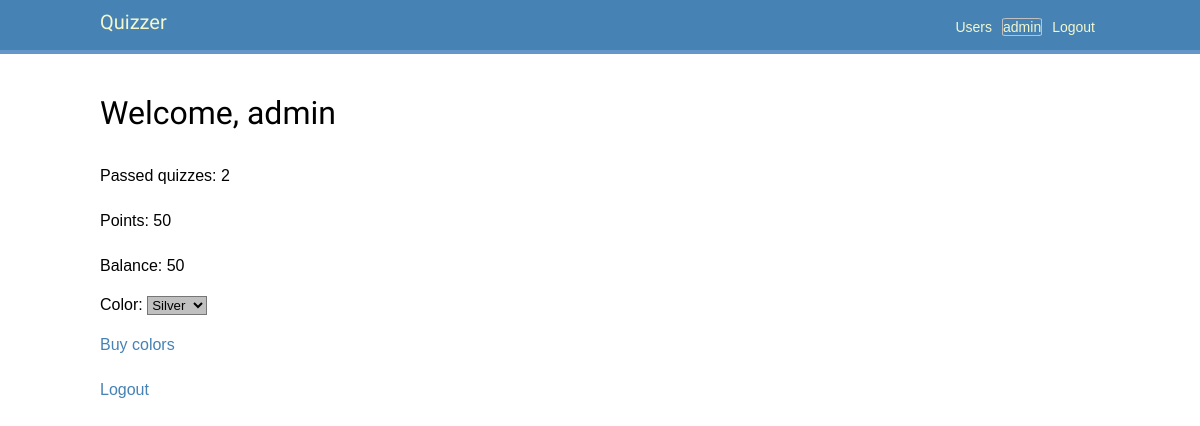
The app's page /users/profile/1 (signed in), older data.
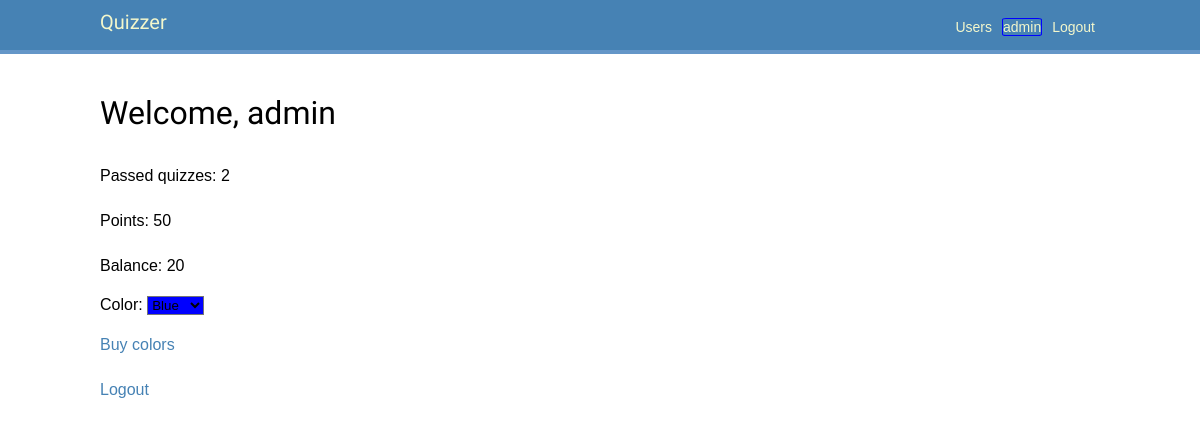
The same page, newer data.
### users/models.py (models this page shows, shortened)
class User(AbstractUser):
    balance = models.IntegerField(default=0)
    color = models.ForeignKey(to=Color, on_delete=models.CASCADE,
        related_name='users', null=True, blank=True)  # default= ?
    colors = models.ManyToManyField(Color)  # Need to add default (fabrik?)
    answers = models.ManyToManyField(Answer)
    def passed_quizzes(self) -> set[Quiz]:
        return {answer.question.quiz for answer in self.answers.all()}
    @property
    def total_points(self) -> int:  # total_score? rating?
        return self.answers.filter(
            correctanswer__answer_id=models.F('id')  # the answer is correct
        ).aggregate(
            models.Sum('question__points')
        )['question__points__sum'] or 0  # get('question__points__sum', 0)
    @property
    def passed_quizzes_count(self) -> int:
        return len(self.passed_quizzes())

class Color(models.Model):
    name = models.CharField(verbose_name='Color name', default='', unique=True,
                            max_length=32)
    value = models.CharField(default='rgba(255,255,255,1)', max_length=64)  # unique=?
    price = models.IntegerField(default=0)
    def __str__(self) -> str:
        return f"Color: {self.name} ({self.value}), price: {self.price}"

### quizzes/models.py (models this page shows, shortened)
class Answer(models.Model):
    text = models.CharField(max_length=512)
    question = models.ForeignKey(to=Question, on_delete=models.CASCADE,
                                 related_name='answers')

class Question(models.Model):
    text = models.CharField(max_length=512)
    quiz = models.ForeignKey(to=Quiz, on_delete=models.CASCADE,
                             related_name='questions')
    points = models.IntegerField(default=0)  # Amount of points for correct answer

class Quiz(models.Model):
    title = models.CharField(max_length=128)
    description = models.CharField(max_length=512)

### users/views.py (the view, shortened to what this page needs)
# urls.py: path('profile/<int:pk>', ProfileView.as_view(), name='profile'),
class ProfileView(LoginRequiredMixin, DetailView):
    login_url = 'users:login'
    model = USER
    template_name = 'users/profile.html'

### users/templates/users/profile.html (shortened to what this page needs)
{% extends "base.html" %}
{% block content %}
    <h1>Welcome, {{ request.user.username }}</h1>
    <p>
            Passed quizzes: {{ request.user.passed_quizzes_count }}
    </p>
    <p>Points: {{ request.user.total_points }}</p>
    <p>Balance: {{ request.user.balance }}</p>
        <p>
            {% if object.colors.all %}
                <form action="{% url 'users:profile' request.user.id %}" method="post">
                    Color:
                    <select type="submit" onchange="this.form.submit()" name="choice"
                        style="background-color: {{ request.user.color.value }};"
                    >
                        {% for color in object.colors.all %}
                            <option
                                value="{{ color.pk }}"
                                style="background-color: {{ color.value }};"
                                {% if object.color.pk == color.pk %}selected{% endif %}>
                                {{ color.name }}
                            </option>
                        {% endfor %}
                    </select>
                </form>
            {% else %}
                Color:
                <select>
                    <option value="0">no colors</option>
                </select>
            {% endif %}
        </p>
    <p><a href="{% url 'users:colors' %}">Buy colors</a></p>
    <p><a href="{% url 'users:logout' %}">Logout</a></p>
{% endblock %}

### users/templates/base.html (shortened to what this page needs)
{% load static %}
<!DOCTYPE html>
<html>
<head>
    <link href="{% static 'css/base.css' %}" rel="stylesheet">
</head>
<body>
    <div id="header">
        <span class="logo"><a href="{% url 'quizzes:quiz_list' %}">Quizzer</a></span>
        {% if request.user.is_authenticated %}
            <span class="user"><a href="{% url 'users:logout' %}"> Logout </a></span>
            <span class="user"><a
                href="{% url 'users:profile' request.user.id %}"
                style="
                    border-style: solid;
                    border-width: 1px;
                    border-radius: 10%;
                    border-color:{{ request.user.color.value }};"
            >
                {{ request.user.username }}
            </a></span>
        {% else %}
            <span class="user"><a href="{% url 'users:login' %}"> Login </a></span>
            <span class="user"><a href="{% url 'users:register' %}"> Register </a></span>
        {% endif %}
        <span class="user"><a href="{% url 'users:user_list' %}"> Users </a></span>
    </div>
    <div id="content">
        {% block content %}
        {% endblock %}
    </div>
</body>
</html>

Row changes from the older to the newer data that the page shows:
changed User "admin": color_id 7 → 1 (drawn); user.balance "50" → "20"; choice "Silver" → "Blue"
